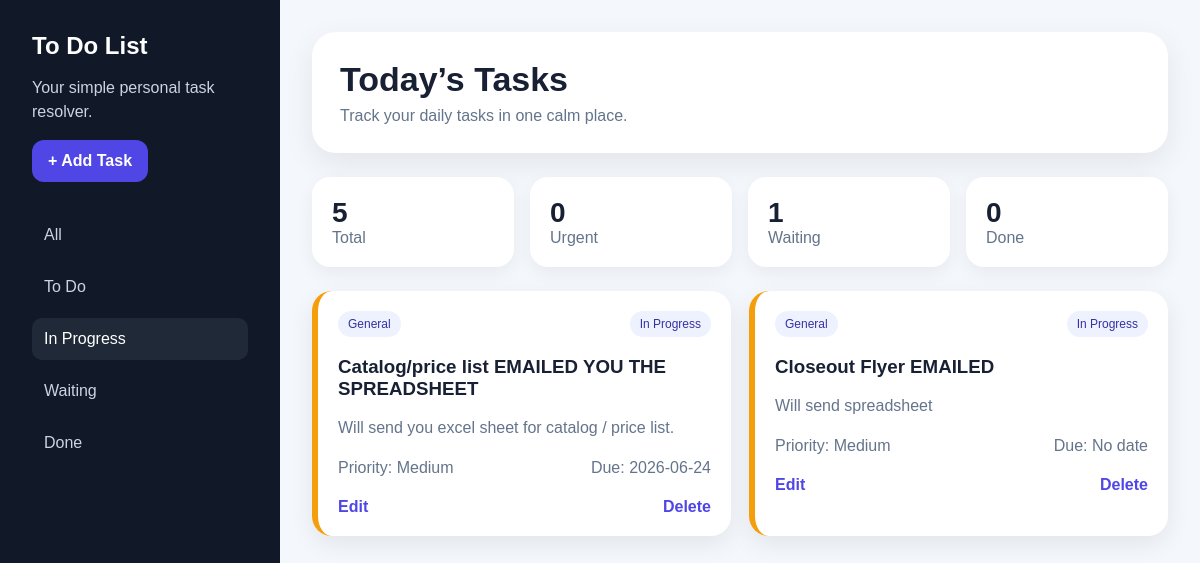
The app's page /?status=In+Progress with its own data.
### tables this page shows
CREATE TABLE `tasks` (
  `id` int NOT NULL,
  `title` varchar(255) NOT NULL,
  `description` text,
  `category` varchar(100) DEFAULT 'General',
  `priority` enum('Low','Medium','High') DEFAULT 'Medium',
  `status` enum('To Do','In Progress','Waiting','Done') DEFAULT 'To Do',
  `due_date` date DEFAULT NULL,
  `created_at` timestamp NULL DEFAULT CURRENT_TIMESTAMP,
  `attachment` varchar(255) DEFAULT NULL,
  `assigned_name` varchar(255) DEFAULT NULL,
  `assigned_email` varchar(255) DEFAULT NULL,
  `user_role` varchar(50) DEFAULT NULL
);

### index.php (the view, shortened to what this page needs)
<?php
require 'db.php';
$statusFilter = $_GET['status'] ?? 'All';
if ($statusFilter !== 'All') {
    $stmt = $pdo->prepare('SELECT * FROM tasks WHERE status = ? ORDER BY due_date IS NULL, due_date ASC, created_at DESC');
    $stmt->execute([$statusFilter]);
} else {
    $stmt = $pdo->query('SELECT * FROM tasks ORDER BY due_date IS NULL, due_date ASC, created_at DESC');
}
$tasks = $stmt->fetchAll(PDO::FETCH_ASSOC);
$total = $pdo->query('SELECT COUNT(*) FROM tasks')->fetchColumn();
$urgent = $pdo->query("SELECT COUNT(*) FROM tasks WHERE priority='High' AND status!='Done'")->fetchColumn();
$waiting = $pdo->query("SELECT COUNT(*) FROM tasks WHERE status='Waiting'")->fetchColumn();
$done = $pdo->query("SELECT COUNT(*) FROM tasks WHERE status='Done'")->fetchColumn();
?>
<!DOCTYPE html>
<html lang="en">
<head>
    <link rel="stylesheet" href="style.css">
</head>
<body>
<div class="app">
    <aside class="sidebar">
        <h1>To Do List</h1>
        <p>Your simple personal task resolver.</p>
        <a class="button" href="add.php">+ Add Task</a>
        <nav>
            <?php foreach (['All','To Do','In Progress','Waiting','Done'] as $status): ?>
                <a class="<?= $statusFilter === $status ? 'active' : '' ?>"
                   href="?status=<?= urlencode($status) ?>">
                    <?= htmlspecialchars($status) ?>
                </a>
            <?php endforeach; ?>
        </nav>
    </aside>
    <main>
        <section class="hero">
            <div>
                <h2>Today’s Tasks</h2>
                <p>Track your daily tasks in one calm place.</p>
            </div>
        </section>
        <section class="stats">
            <div><strong><?= $total ?></strong><span>Total</span></div>
            <div><strong><?= $urgent ?></strong><span>Urgent</span></div>
            <div><strong><?= $waiting ?></strong><span>Waiting</span></div>
            <div><strong><?= $done ?></strong><span>Done</span></div>
        </section>
        <section class="task-list">
            <?php foreach ($tasks as $task): ?>
                <article
                    class="task-card priority-<?= strtolower($task['priority']) ?>"
                    onclick="window.location='edit.php?id=<?= $task['id'] ?>'"
                    style="cursor:pointer;"
                >
                    <div class="task-top">
                        <span class="badge"><?= htmlspecialchars($task['category']) ?></span>
                        <span class="status"><?= htmlspecialchars($task['status']) ?></span>
                    </div>
                    <h3><?= htmlspecialchars($task['title']) ?></h3>
                    <p><?= nl2br(htmlspecialchars($task['description'])) ?></p>
                    <div class="task-meta">
                        <span>Priority: <?= htmlspecialchars($task['priority']) ?></span>
                        <span>Due:
                            <?= $task['due_date']
                                ? htmlspecialchars($task['due_date'])
                                : 'No date' ?>
                        </span>
                    </div>
                    <div class="actions">
                        <a href="edit.php?id=<?= $task['id'] ?>"
                           onclick="event.stopPropagation();">
                            Edit
                        </a>
                        <a href="delete.php?id=<?= $task['id'] ?>"
                           onclick="event.stopPropagation(); return confirm('Delete this task?')">
                            Delete
                        </a>
                    </div>
                </article>
            <?php endforeach; ?>
        </section>
    </main>
</div>
</body>
</html>

### style.css (style rules this page uses)
* { box-sizing: border-box; }
body { margin: 0; font-family: Arial, sans-serif; background: #f4f7fb; color: #182033; }
.app { display: grid; grid-template-columns: 280px 1fr; min-height: 100vh; }
.sidebar { background: #111827; color: white; padding: 32px; }
.sidebar h1 { margin: 0 0 8px; }
.sidebar p { color: #cbd5e1; line-height: 1.5; }
.button, button { display: inline-block; background: #4f46e5; color: white; padding: 12px 16px; border-radius: 12px; border: 0; text-decoration: none; cursor: pointer; font-weight: bold; }
nav { margin-top: 32px; display: grid; gap: 10px; }
nav a { color: #cbd5e1; text-decoration: none; padding: 12px; border-radius: 10px; }
nav a.active, nav a:hover { background: #1f2937; color: white; }
main { padding: 32px; }
.hero { background: white; padding: 28px; border-radius: 24px; box-shadow: 0 10px 30px rgba(15, 23, 42, 0.08); }
.hero h2 { margin: 0 0 8px; font-size: 34px; }
.hero p { margin: 0; color: #64748b; }
.stats { display: grid; grid-template-columns: repeat(4, 1fr); gap: 16px; margin: 24px 0; }
.stats div { background: white; padding: 20px; border-radius: 18px; box-shadow: 0 6px 18px rgba(15, 23, 42, 0.06); }
.stats strong { display: block; font-size: 28px; }
.stats span { color: #64748b; }
.task-list { display: grid; grid-template-columns: repeat(auto-fill, minmax(280px, 1fr)); gap: 18px; }
.task-card { background: white; border-radius: 20px; padding: 20px; box-shadow: 0 8px 24px rgba(15, 23, 42, 0.08); border-left: 6px solid #94a3b8; }
.priority-medium { border-left-color: #f59e0b; }
.task-top, .task-meta, .actions { display: flex; justify-content: space-between; gap: 10px; align-items: center; }
.badge, .status { background: #eef2ff; color: #3730a3; padding: 6px 10px; border-radius: 999px; font-size: 12px; }
.task-card h3 { margin-bottom: 8px; }
.task-card p, .task-meta { color: #64748b; line-height: 1.5; }
.actions { margin-top: 18px; }
.actions a { text-decoration: none; color: #4f46e5; font-weight: bold; }

### records on screen
tasks: category "General", status "In Progress", title "Catalog/price list EMAILED YOU THE SPREADSHEET", description "Will send you excel sheet for catalog / price list.", priority "Medium", due_date "2026-06-24"
tasks: category "General", status "In Progress", title "Closeout Flyer EMAILED", description "Will send spreadsheet", priority "Medium", shows "No date"

### other values on screen
$status "All"
$status "To Do"
$status "In Progress"
$status "Waiting"
$status "Done"
$total "5"
$urgent "0"
$waiting "1"
$done "0"
